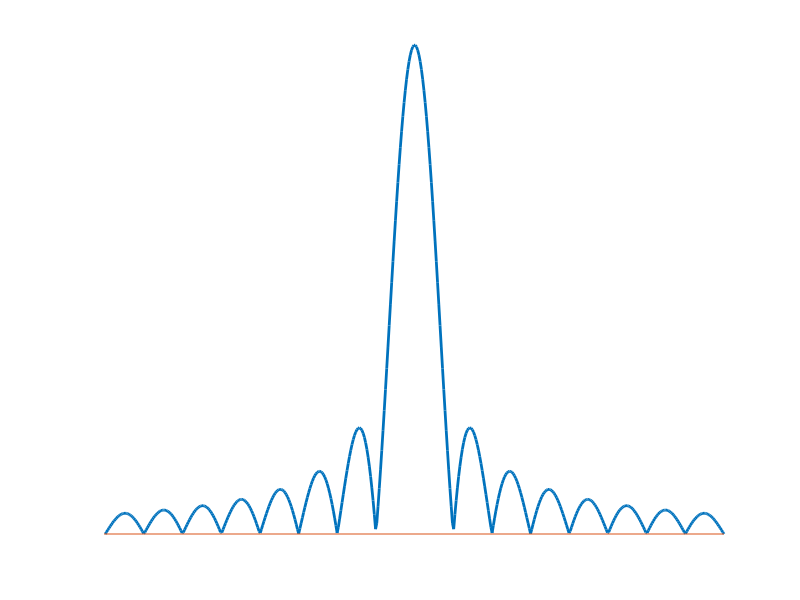
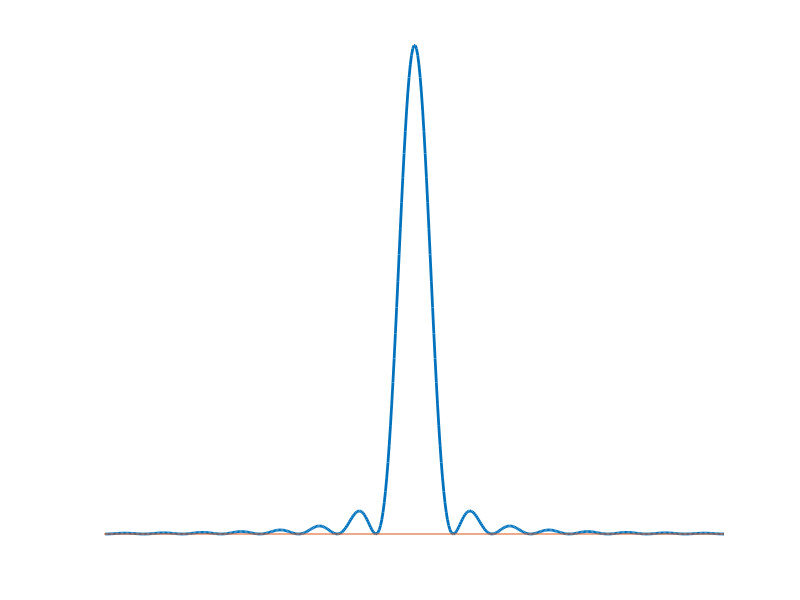

The MATLAB source for these figures, in order:
%plot of sinc
% For Figure 1.3 in S/W book


t = linspace(-8,8,500);
figure(1);
plot(abs(sinc(t)),'linewidth',2)
hold on
plot([0 500],[0 0]);
axis off
print  -deps swsinc1

figure(2);
plot((sinc(t)).^2,'linewidth',2)
hold on
plot([0 500],[0 0]);
axis off
print -deps swsinc2

%%%%%%%%%%%%%%%%%
